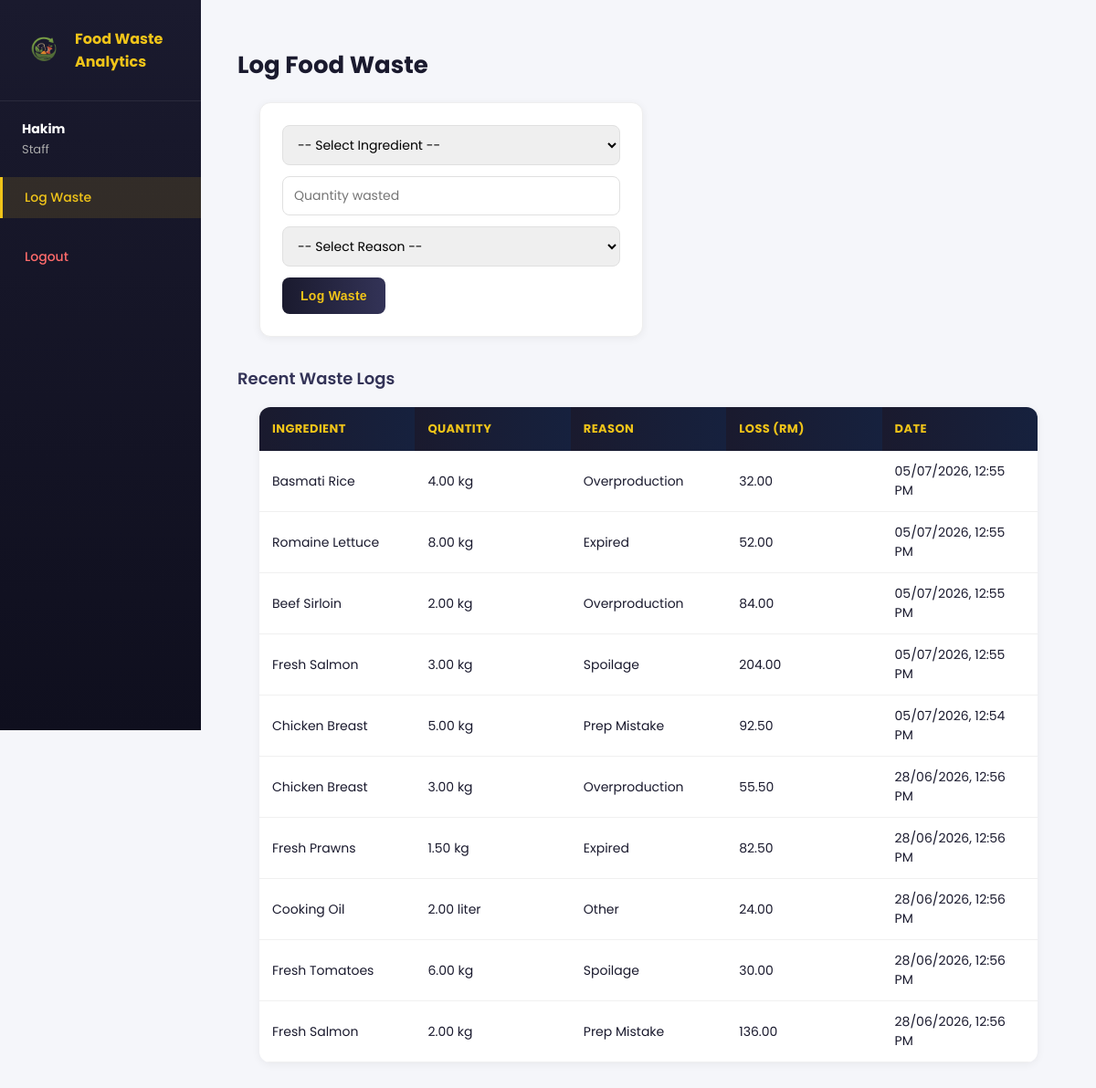
/FoodWasteTracker/log_waste.php (signed in), run on the app's committed database.
### tables this page shows
CREATE TABLE IF NOT EXISTS `waste_logs` (
  `log_id` int NOT NULL AUTO_INCREMENT,
  `user_id` int NOT NULL,
  `ingredient_id` int NOT NULL,
  `quantity` decimal(10,2) NOT NULL,
  `reason` enum('Expired','Overproduction','Spoilage','Prep Mistake','Other') NOT NULL,
  `financial_loss` decimal(10,2) NOT NULL,
  `logged_at` timestamp NULL DEFAULT CURRENT_TIMESTAMP,
  PRIMARY KEY (`log_id`),
  KEY `user_id` (`user_id`),
  KEY `ingredient_id` (`ingredient_id`)
);

### FoodWasteTracker/log_waste.php (the view, shortened to what this page needs)
<?php
include 'access_control.php';
$current_page = basename($_SERVER['PHP_SELF']);
$recent = mysqli_query($conn, "
    SELECT waste_logs.*,
           COALESCE(ingredients.name, 'Deleted Ingredient') AS ingredient_name,
           COALESCE(ingredients.unit, '') AS unit
    FROM waste_logs
    LEFT JOIN ingredients ON waste_logs.ingredient_id = ingredients.ingredient_id
    ORDER BY logged_at DESC LIMIT 10
");
?>
<!DOCTYPE html>
<html>
<head>
    <link rel="stylesheet" href="style.css">
</head>
<body>
<div class="app-layout">
    <?php include 'sidebar.php'; ?>
    <div class="main-content">
        <h2>Log Food Waste</h2>
        <form method="POST" id="wasteForm" onsubmit="return handleSubmit()">
            <select name="ingredient_id" id="ingredientSelect" autofocus required>
                <option value="">-- Select Ingredient --</option>
            </select>
            <input type="number" step="0.01" min="0.01" name="quantity" placeholder="Quantity wasted" required>
            <select name="reason" required>
                <option value="">-- Select Reason --</option>
            </select>
            <button type="submit" id="submitBtn">Log Waste</button>
        </form>
        <h3>Recent Waste Logs</h3>
        <table>
            <tr>
                <th>Ingredient</th>
                <th>Quantity</th>
                <th>Reason</th>
                <th>Loss (RM)</th>
                <th>Date</th>
            </tr>
            <?php while ($row = mysqli_fetch_assoc($recent)) { ?>
            <tr>
                <td><?php echo htmlspecialchars($row['ingredient_name']); ?></td>
                <td><?php echo htmlspecialchars($row['quantity'] . " " . $row['unit']); ?></td>
                <td><?php echo htmlspecialchars($row['reason']); ?></td>
                <td><?php echo number_format($row['financial_loss'], 2); ?></td>
                <td><?php echo date('d/m/Y, h:i A', strtotime($row['logged_at'])); ?></td>
            </tr>
            <?php } ?>
        </table>
    </div>
</div>
</body>
</html>

### FoodWasteTracker/sidebar.php (shortened to what this page needs)
<div class="sidebar">
    <div class="sidebar-brand">
        <img src="logo.png" alt="Logo" class="brand-logo">
        <span>Food Waste Analytics</span>
    </div>
    <div class="sidebar-user">
        <strong><?php echo htmlspecialchars($_SESSION['name']); ?></strong>
        <?php echo htmlspecialchars(ucfirst($_SESSION['role'])); ?>
    </div>
    <a href="log_waste.php" class="<?php echo $current_page == 'log_waste.php' ? 'active' : ''; ?>">Log Waste</a>
    <a href="logout.php" class="logout-link">Logout</a>
</div>

### FoodWasteTracker/style.css (style rules this page uses)
* { box-sizing: border-box; }
body { font-family: 'Poppins', sans-serif; background-color: #f5f6fa; color: #1a1a2e; margin: 0; padding: 0; }
h2 { padding: 0 24px; font-weight: 700; font-size: 26px; color: #1a1a2e; }
h3 { padding: 0 24px; font-weight: 600; font-size: 18px; color: #333357; margin-top: 32px; }
form { background: #fff; padding: 24px; margin: 16px 24px 24px 24px; border-radius: 12px; max-width: 420px; box-shadow: 0 2px 10px rgba(0,0,0,0.06); border: 1px solid #eee; }
form input, form select { display: block; width: 100%; padding: 10px 12px; margin-bottom: 12px; border: 1.5px solid #e0e0e0; border-radius: 8px; box-sizing: border-box; font-family: 'Poppins', sans-serif; font-size: 14px; transition: border-color 0.2s; }
form button { background: linear-gradient(90deg, #1a1a2e, #333357); color: #f0c419; border: none; padding: 12px 20px; border-radius: 8px; cursor: pointer; font-weight: 600; font-size: 14px; letter-spacing: 0.3px; transition: transform 0.15s, box-shadow 0.15s; }
table { margin: 16px 24px 24px 24px; border-collapse: collapse; background: #fff; border-radius: 12px; overflow: hidden; box-shadow: 0 2px 10px rgba(0,0,0,0.06); width: calc(100% - 48px); table-layout: fixed; }
table th { background: linear-gradient(90deg, #1a1a2e, #16213e); color: #f0c419; padding: 14px; text-align: left; font-size: 13px; letter-spacing: 0.4px; text-transform: uppercase; }
table td { padding: 12px 14px; font-size: 14px; border-bottom: 1px solid #f0f0f0; word-wrap: break-word; }
.app-layout { display: flex; min-height: 100vh; }
.sidebar { width: 220px; background: linear-gradient(180deg, #1a1a2e, #0f0f1e); padding: 30px 0; flex-shrink: 0; position: sticky; top: 0; height: 100vh; overflow-y: auto; }
.sidebar-brand { color: #f0c419; font-size: 16px; font-weight: 700; padding: 0 24px 30px 24px; border-bottom: 1px solid rgba(255,255,255,0.08); margin-bottom: 20px; }
.sidebar-user { padding: 0 24px 20px 24px; color: #aaa; font-size: 13px; }
.sidebar-user strong { color: #fff; display: block; font-size: 14px; margin-bottom: 2px; }
.sidebar a { display: block; color: #ccc; text-decoration: none; padding: 12px 24px; font-size: 14px; font-weight: 500; border-left: 3px solid transparent; transition: all 0.2s; }
.sidebar a.logout-link { margin-top: 20px; color: #ff6b6b; }
.main-content { flex: 1; padding: 30px 40px; background: #f5f6fa; }
.main-content h2, .main-content p, .main-content h3 { padding: 0; }
.sidebar a.active { background: rgba(240,196,25,0.12); color: #f0c419; border-left: 3px solid #f0c419; }
.sidebar-brand { display: flex; align-items: center; gap: 10px; }
.brand-logo { width: 48px; height: 48px; object-fit: contain; flex-shrink: 0; }

### data on the page
waste_logs: ingredient_name "Basmati Rice", unit "4.00 kg", reason "Overproduction", financial_loss "32.00", logged_at "05/07/2026, 12:55 PM"
waste_logs: ingredient_name "Romaine Lettuce", unit "8.00 kg", reason "Expired", financial_loss "52.00", logged_at "05/07/2026, 12:55 PM"
waste_logs: ingredient_name "Beef Sirloin", unit "2.00 kg", reason "Overproduction", financial_loss "84.00", logged_at "05/07/2026, 12:55 PM"
waste_logs: ingredient_name "Fresh Salmon", unit "3.00 kg", reason "Spoilage", financial_loss "204.00", logged_at "05/07/2026, 12:55 PM"
waste_logs: ingredient_name "Chicken Breast", unit "5.00 kg", reason "Prep Mistake", financial_loss "92.50", logged_at "05/07/2026, 12:54 PM"
waste_logs: ingredient_name "Chicken Breast", unit "3.00 kg", reason "Overproduction", financial_loss "55.50", logged_at "28/06/2026, 12:56 PM"
waste_logs: ingredient_name "Fresh Prawns", unit "1.50 kg", reason "Expired", financial_loss "82.50", logged_at "28/06/2026, 12:56 PM"
waste_logs: ingredient_name "Cooking Oil", unit "2.00 liter", reason "Other", financial_loss "24.00", logged_at "28/06/2026, 12:56 PM"
waste_logs: ingredient_name "Fresh Tomatoes", unit "6.00 kg", reason "Spoilage", financial_loss "30.00", logged_at "28/06/2026, 12:56 PM"
waste_logs: ingredient_name "Fresh Salmon", unit "2.00 kg", reason "Prep Mistake", financial_loss "136.00", logged_at "28/06/2026, 12:56 PM"

### other printed values
$_SESSION['name'] "Hakim"
$_SESSION['role'] "Staff"
